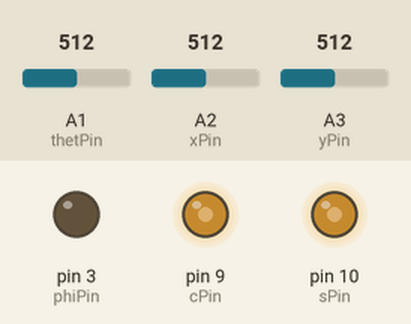
Bench run of a sketch on a simulated Arduino Uno, built with avr-gcc and run on an emulated ATmega328P. Shown: output pins drawn as LEDs (lit = HIGH). The inputs (shaded band) are chosen by the test bench; at power-on: A3 (yPin) = 512, A2 (xPin) = 512, A1 (thetPin) = 512. Random numbers use the default seed unless the sketch sets one; what the sketch prints to the serial monitor is not drawn.

Above: at 0.1 s.
1.3 s: A3 (yPin) set to 716
At 2.3 s:
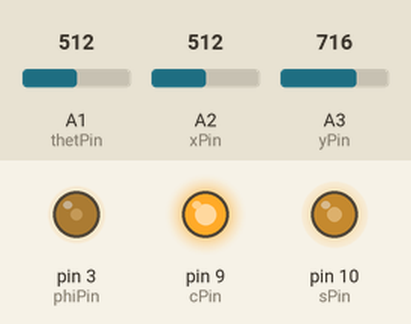
4.3 s: A2 (xPin) set to 716
At 5.8 s:
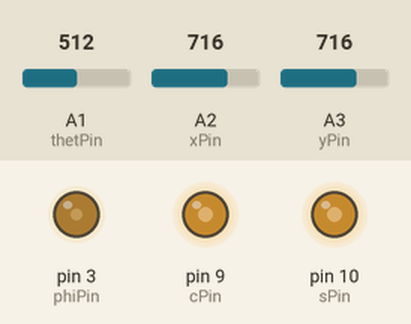
7.3 s: A2 (xPin) set to 992
At 9.3 s:
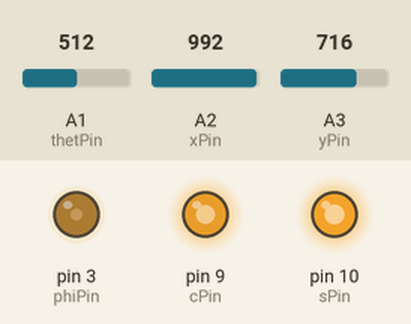
10.3 s: A3 (yPin) set to 306
13.3 s: A2 (xPin) set to 306
At 16.1 s:
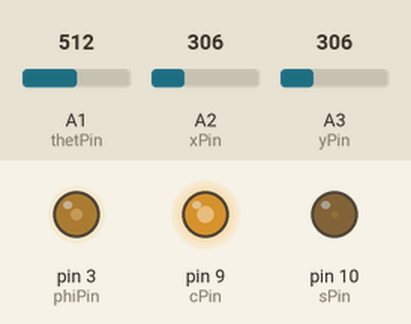
16.3 s: A3 (yPin) set to 245
Timing chart, 0 to 26.4 s (numbered marks = the images above; inputs shaded):
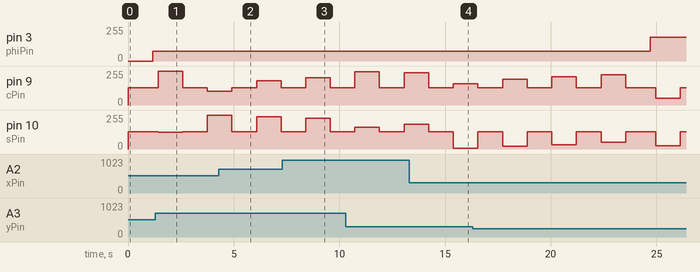

The sketch:

modelQubit.ino
```cpp
/*
modelQubit.ino
Benjamin Krawciw
8/17/2025

This program runs on an arduino microcontroller connected to a circuit which models a qubit. The arduino sets a measurement axis via voltages
s (sine) and c(cosine) and observes voltages x and y, which will "collapse" to either align or antialign with c and s. The arduino also sets
the phi voltage (same drive circuit as c/s). It records these (and other relevant) voltages over time and prints them to the serial monitor,
which can be recorded to a csv file.
*/


// Set pin numbers
const int cPin = 9;  // Timer1 PWM at 31 kHz (see setupCsPwm), Sallen-Key filtered
const int sPin = 10; // Timer1 PWM at 31 kHz
const int phiPin = 3; // PWM output (same drive circuit as c/s)
const int thetPin = A1;
const int xPin = A2;
const int yPin = A3;

// Other parameters
const int dt = 50; //The number of milliseconds between consecutive readings
const int settleMs = 50; //Wait after switching c/s. Sallen-Key c/s filter: tau = 2 ms, within 1 ADC LSB by ~15 ms
const int printDigits = 4; //Decimal places in serial output (Serial.print default is 2 -> 0.01 steps)
const long baudRate = 115200; //At 9600 baud one ~60-char line takes ~60 ms to send; set the logger to match
const int N = 30; //Number of phi samples (and trials per angle). Sets precision of measured probabilities.
                  //Error bars ~0.016 at N = 30 (see mqAnalysis.py); PWM gives ~186 phi levels, so keep N <= ~50.
const int m = 10; //Number of angles to measure probabilities on.

// Phi sweep: PWM 0 → -5 V, PWM 255 → +5 V.
// Endpoints from circuit analysis (not a fit to data):
//   theta circuit: V_theta = (50/47)(1 + u) - V_phi,  u = x c + y s  (fractions of 5 V)
//   The radial circuit settles at r^2 = 14/19 (not 1), so with a unit axis
//   u ranges over [-R_EQ, +R_EQ], R_EQ = sqrt(14/19) ≈ 0.858.
//   theta changes sign at V_phi = (50/47)(1 + u), so the sweep must span
//   V_phi in [(50/47)(1 - R_EQ), (50/47)(1 + R_EQ)] = [0.151, 1.977] V,
//   i.e. phi in [0.03013, 0.39540] of 5 V.
// The THETA CALIBRATION section of mqDataAnalysis.py cross-checks these against
// the measured theta transfer. (PWM resolution is ~39 mV per step.)
const float V_RAIL = 5.0;      // Full-scale op-amp voltage at the PWM extremes (c/s drive)
const float R_EQ = sqrt(14.0 / 19.0);  // Equilibrium radius set by the 1-r^2 circuit
const float THETA_GAIN = 10.0 / 47.0;  // (50/47 V) / V_RAIL: theta-circuit scale in units of 5 V

// Phi drive: 2:1 divider into a unity-gain Sallen-Key low pass (22k, 220nF/470nF).
// V_phi = PHI_GAIN * duty * V_PWM_HIGH, so 0 V .. 2.5 V, one PWM step = 9.8 mV.
// Measure the pin's high level and update V_PWM_HIGH; it is the board's 5 V rail.
const float PHI_GAIN = 0.5;       // Divider gain ahead of the filter
const float V_PWM_HIGH = 5.0;     // Measured PWM high level (V)
const int PHI_SETTLE_MS = 250;    // Filter settles to <0.1 LSB in ~90 ms; 250 ms is margin
// Stored/commanded phi is in units of V_RAIL (same as c/s), so 0 V → 0, 5 V → 1
const float phiMin = THETA_GAIN * (1.0 - R_EQ);  // 0.03013 (0.151 V)
const float phiMax = THETA_GAIN * (1.0 + R_EQ);  // 0.39540 (1.977 V)

// Measurement tracking
float c = 0;
float s = 0;
float theta = 0;
float phi = 0;
float x = 0;
float y = 0;
float t = 0;
bool on = false;

// c/s PWM on Timer1 (pins 9/10). Arduino's default Timer1 setup is 8-bit
// phase-correct PWM with prescaler 64 (490 Hz). Dropping the prescaler to 1 gives
// 16 MHz / (2 * 255) = 31.37 kHz, which the c/s Sallen-Key filter (f_-3dB ~ 113 Hz)
// attenuates by ~98 dB. analogWrite() keeps working (same 0-255 duty scale), and
// millis()/delay() are untouched (they run on Timer0). Pin 3 (phi) stays on Timer2
// at 490 Hz, which is what the phi filter was designed for. Don't use the Servo
// library: it also takes over Timer1.
#if !defined(__AVR_ATmega328P__) && !defined(__AVR_ATmega168__)
#error "c/s PWM setup assumes an ATmega328P (Uno/Nano), where pins 9/10 are Timer1"
#endif
void setupCsPwm() {
  TCCR1B = (TCCR1B & 0b11111000) | 0b001; // CS12:0 = 001 -> clk/1
}

// Set measurement axis
void setAxis_abs(float angle) {
  //In absolute terms, with input as an angle in radians
  c = cos(angle);
  s = sin(angle);
}

void setAxis_rel(float angle) {
  //Set c and s relative to x and y, by angle in radians
  float cPrime = cos(angle);
  float sPrime = sin(angle);

  //Normalize the current state so (c, s) is a unit vector (5 V axis).
  //Logged x, y sit at |r| ~ 0.87 (14/19 bias), which would otherwise shrink the axis.
  float r = sqrt(x * x + y * y);
  if (r < 0.1) {
    //State too close to the origin to define a direction; fall back to absolute angle
    setAxis_abs(angle);
    return;
  }
  float xn = x / r;
  float yn = y / r;

  //angle addition
  c = (xn * cPrime) - (yn * sPrime);
  s = (yn * cPrime) + (xn * sPrime);
}

// Set phi, stored in units of V_RAIL like c and s, but phi now has its own
// drive circuit: V_phi = PHI_GAIN * (code / 255) * V_PWM_HIGH, so phi >= 0 only.
// The stored value is the quantized one actually delivered, so the log records
// what the circuit did rather than what was requested.
void setPhi(float phiIn) {
  float vWanted = phiIn * V_RAIL;
  int code = int(round(255.0 * vWanted / (PHI_GAIN * V_PWM_HIGH)));
  if (code < 0) code = 0;
  if (code > 255) code = 255;
  analogWrite(phiPin, code);
  phi = (code / 255.0) * PHI_GAIN * V_PWM_HIGH / V_RAIL;
  delay(PHI_SETTLE_MS); // Let the Sallen-Key filter settle before anything is recorded
}

// Switch measurement on/off
void measureOn() {
  // Turn on the measurement coupling
  on = true;

  // The scaling is a bit weird because we need to output negative voltages too
  int cOut = int( 255.0 * ((c + 1.0) / 2.0));
  int sOut = int( 255.0 * ((s + 1.0) / 2.0));
  analogWrite(cPin, cOut);
  analogWrite(sPin, sOut);
}

void measureOff() {
  //turn off the measurement coupling
  on = false;
  analogWrite(cPin, 128);
  analogWrite(sPin, 128);
}

// Set (x, y) indirectly by measuring along (xIn, yIn), waiting to equilibrate, then releasing.
// Phi is parked at 0 V during the collapse, which keeps theta > 0 for every (x, y),
// so the state settles on +(c, s). (The new phi circuit cannot go negative.)
void setXY(float xIn, float yIn) {
  float phiPrev = phi;
  setPhi(0.0);

  c = xIn;
  s = yIn;
  measureOn();
  delay(1000); // Fixed settle time; could later wait until (x, y) is close enough
  c = 0.0;
  s = 0.0;
  measureOff();

  setPhi(phiPrev);
}

// Record state to variables
void readState() {
  // timer
  t = millis() / 1000.0;
  // analog reads as fraction of max voltage
  // phi is commanded by setPhi (no longer read back)
  float thetaRaw = analogRead(thetPin) / 1023.0;
  float xRaw = analogRead(xPin) / 1023.0;
  float yRaw = analogRead(yPin) / 1023.0;

  //Convert raw readings to appropriate coordinates (all stored as V / 5V)
  //A lot of the complexity here is because there is a level shifting circuit to deal with negative voltages
  //theta interface: V_pin = 2V + 0.8*V_theta  ->  V_theta/5V = (thetaRaw - 0.4) / 0.8
  theta = 1.25 * thetaRaw - 0.5;
  //x, y interface: V_pin = 2.5V + 0.5*V_x  ->  V_x/5V = 2*xRaw - 1
  x = 2.0 * xRaw - 1.0;
  y = 2.0 * yRaw - 1.0;
}

// Print state to serial
void tellState() {
  // Record state in array
  float state[8] = {t, c, s, on, theta, phi, x, y};

  // Print each element of the array
  for (int i = 0; i < 8; i++) {
    Serial.print(state[i], printDigits);
    Serial.print(", ");
  }
  //End line
  Serial.println();
}

// Take a measurement
void measure() {
  //Read state
  readState();

  //Report to serial
  tellState();
}

// Phi visiting order: a shuffled permutation of 0..N-1, so slow drift over the run
// (e.g. AD633 offsets warming up) does not line up with phi
int phiOrder[N];
unsigned long shuffleSeed = 0;

void shufflePhiOrder() {
  for (int i = 0; i < N; i++) phiOrder[i] = i;
  for (int i = N - 1; i > 0; i--) {  // Fisher-Yates
    int j = random(i + 1);
    int tmp = phiOrder[i];
    phiOrder[i] = phiOrder[j];
    phiOrder[j] = tmp;
  }
}

// Take a suite of measurements at regular intervals
void measurements(int N) {
  for (int i = 0; i < N; i++) {
    measure();
    delay(dt);
  }
}

// Perform an individual trial for a parameter set
void trial() {
  // Turn measurement on
  measureOn();
  delay(settleMs); //Let c/s reach their set values so the first theta reading is valid
  measurements(20); //Record

  // Turn measurement off
  measureOff();
  delay(settleMs);
  measurements(20); //Record
}

// Perform trials for each angle
void angleSuite() {
  //Iterate through relative angles
  for (int i = 0; i < m; i++){
    float thet = i * ((PI / 2.0) / (m - 1.0));
    setAxis_rel(thet);
    trial();
  }
}

// Perform the full suite: N phi samples × m relative angles
// Midpoint grid: phi_i sits at the center of the i-th of N equal cells spanning
// [phiMin, phiMax], so the fraction of phi values below any threshold is an unbiased
// estimate of the Born probability (an endpoint grid biases it toward 1/2).
void fullSuite(){
  // Record a force-off window first, so the first trial's axis is set relative to a
  // measured state (setAxis_rel needs x, y) and the log has a pre-trial sample
  measureOff();
  delay(settleMs);
  measurements(20);
  for (int k = 0; k < N; k++) {
    int i = phiOrder[k];
    float phiVal = phiMin + (i + 0.5) * (phiMax - phiMin) / N;
    setPhi(phiVal);
    angleSuite();
  }
}

// Runs once when device turned on
void setup() {
  // Setup pins
  setupCsPwm();
  measureOff(); // Park c/s at 0 V instead of leaving the filters floating

  // Begin serial
  Serial.begin(baudRate);

  // Seed the phi shuffle from a floating analog pin (A0 is unconnected)
  shuffleSeed = analogRead(A0) ^ (micros() << 4);
  randomSeed(shuffleSeed);
  shufflePhiOrder();

  // Print metadata ("fw vN" tells mqAnalysis.py which corrections apply)
  // v2: theta = V_theta/5V, 4-decimal, settled reads; v3: unit-length axis, circuit-derived phi sweep
  // v4: dedicated phi drive (gain 0.5 + Sallen-Key), phi logged as the quantized value delivered
  // v5: c/s moved to pins 9/10, 31 kHz Timer1 PWM into Sallen-Key filters
  // v6: N = 30 midpoint phi grid in shuffled order, one suite then stop, leading force-off window
  Serial.print("Voltages are recorded as fractions of 5V (fw v6: theta = V_theta/5V, settled reads, unit axis, phi gain 0.5, c/s 31 kHz Sallen-Key, ");
  Serial.print(N);
  Serial.print("-point midpoint phi grid, shuffle seed ");
  Serial.print(shuffleSeed);
  Serial.println(")");
  Serial.println("t (s), c, s, on/off, theta, phi, x, y");

}

// Runs continuously after setup
void loop() {
  // One suite, then park the circuit and stop. Repeat suites reuse the same phi
  // values, so they add little; a denser grid is the better use of run time.
  fullSuite();
  measureOff();
  Serial.println("# suite complete");
  while (true) {
    delay(1000);
  }
}
```
